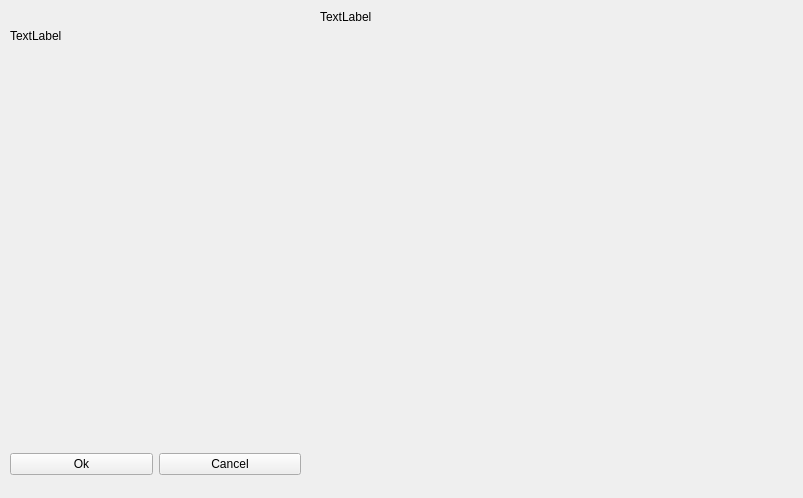
<?xml version="1.0" encoding="UTF-8"?>
<ui version="4.0">
 <class>IPIClick</class>
 <widget class="QWidget" name="IPIClick">
  <property name="geometry">
   <rect>
    <x>0</x>
    <y>0</y>
    <width>803</width>
    <height>498</height>
   </rect>
  </property>
  <property name="windowTitle">
   <string>spike info</string>
  </property>
  <widget class="QLabel" name="mainText">
   <property name="geometry">
    <rect>
     <x>10</x>
     <y>10</y>
     <width>291</width>
     <height>51</height>
    </rect>
   </property>
   <property name="text">
    <string>TextLabel</string>
   </property>
  </widget>
  <widget class="QLabel" name="parameters">
   <property name="geometry">
    <rect>
     <x>320</x>
     <y>10</y>
     <width>471</width>
     <height>481</height>
    </rect>
   </property>
   <property name="text">
    <string>TextLabel</string>
   </property>
   <property name="alignment">
    <set>Qt::AlignLeading|Qt::AlignLeft|Qt::AlignTop</set>
   </property>
  </widget>
  <widget class="QWidget" name="gridLayoutWidget">
   <property name="geometry">
    <rect>
     <x>10</x>
     <y>70</y>
     <width>291</width>
     <height>371</height>
    </rect>
   </property>
   <layout class="QGridLayout" name="gridLayout"/>
  </widget>
  <widget class="QWidget" name="">
   <property name="geometry">
    <rect>
     <x>10</x>
     <y>450</y>
     <width>291</width>
     <height>29</height>
    </rect>
   </property>
   <layout class="QHBoxLayout" name="horizontalLayout">
    <item>
     <widget class="QPushButton" name="pushButton_3">
      <property name="text">
       <string>Ok</string>
      </property>
     </widget>
    </item>
    <item>
     <widget class="QPushButton" name="pushButton_2">
      <property name="text">
       <string>Cancel</string>
      </property>
     </widget>
    </item>
   </layout>
  </widget>
 </widget>
 <resources/>
 <connections/>
</ui>
